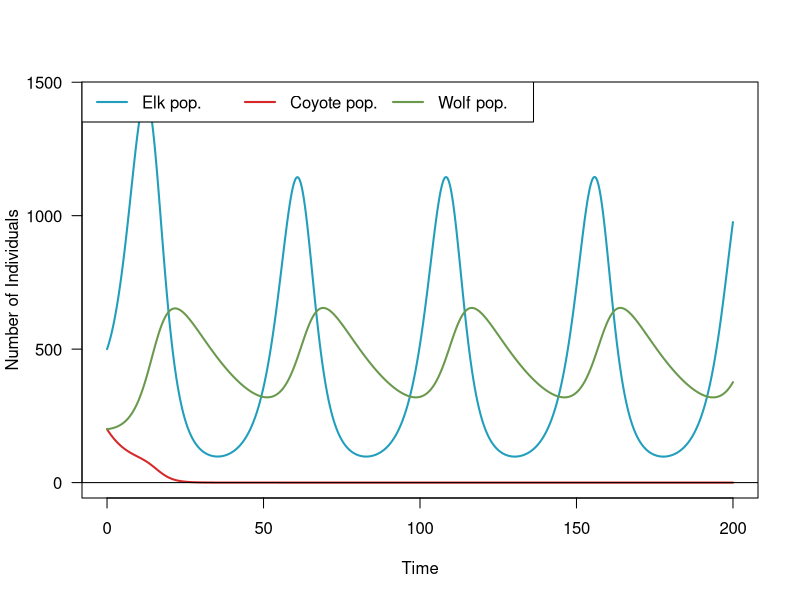
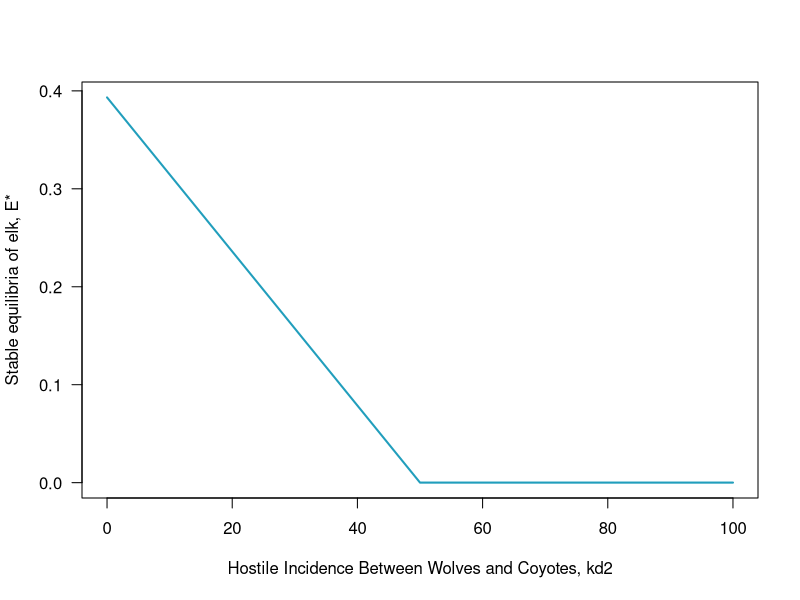
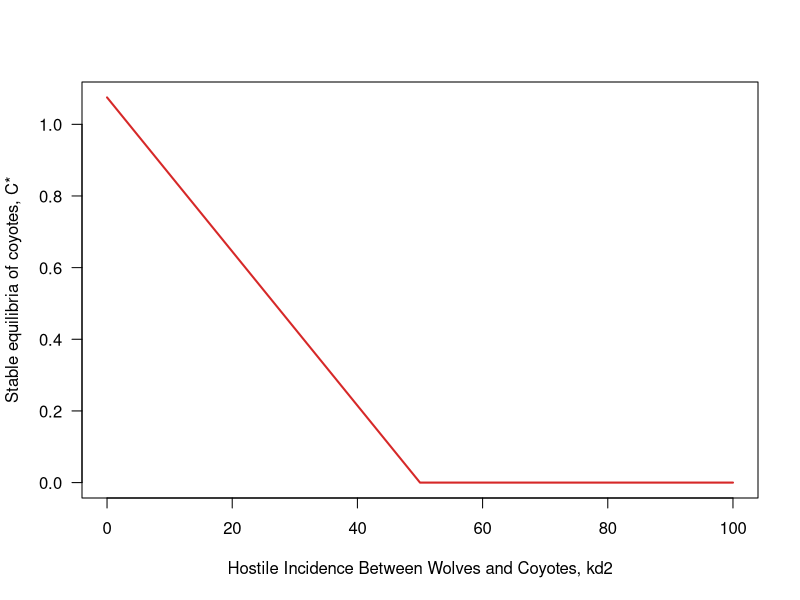
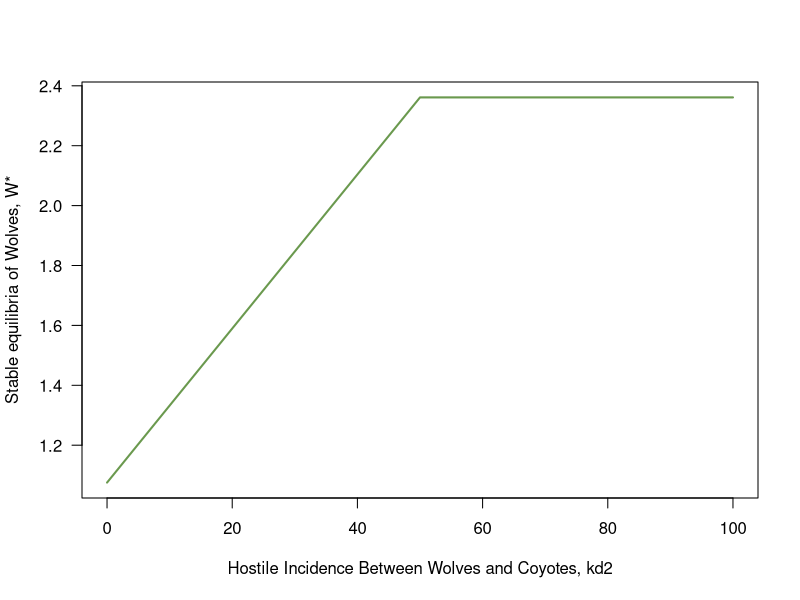

Source code (R) for these figures, in order:
## ---- chunk 1
knitr::opts_chunk$set(echo = TRUE)
## ---- chunk 2
# Set variable colors for plots
 Ecol <- "#219ebc"
 Ccol <- "#d62828"
 Wcol <- "#6a994e"
## ---- chunk 3
# Set variables based on conference paper
E0 <- 500#1.67 * (10^(4)) # Define initial elk population
C0 <- 200 # Define initial coyote population
W0 <- 200 # Define initial wolf population

# Set parameters based on conference paper
kp1 <- 0.467  # Define elk growth rate
pec <- 0.001#0.0788  # Define predation rate of coyotes on elk
pew <- pec#0.001  # Define predation rate of wolves on elk
kd1 <- 0.04251 # Define natural decay of coyotes given lack of food
kp2 <- 0.1*pec  # Define proliferation rate of coyotes
kd2 <- 0.0005#4.96  # Define hostile incidents between wolves and coyotes since reintroduction
kd3 <- kd1#0.0281  # Define natural decay rate of wolves 
kp3 <- 0.1*pew # Define proliferation rate of wolves given sustenance


# Create time vector of length 100000
tset <- seq(from = 0, to = 200, by = .001)

E.simu <- NaN*tset # Create empty holding vector
E.simu[1] <- E0 # Store initial population value in vector

C.simu <- NaN*tset # Create empty holding vector
C.simu[1] <- C0 # Store initial population value in vector

W.simu <- NaN*tset # Create empty holding vector
W.simu[1] <- W0 # Store initial population value in vector

# Initiate for loop, start in second slot due to initial condition
for(i in 2:length(tset)){
  dt <- tset[i] - tset[i-1] # Find change in time
  
  # Assign temporary population variables
  E <- E.simu[i-1] # Extract number of elk at previous timestep
  C <- C.simu[i-1] # Extract number of coyote at previous timestep
  W <- W.simu[i-1] # Extract number of wolves at previous timestep
  
  # Calculate population rate of change
  dE <- ((kp1*E) + (-pec*E*C) + (-pew*E*W)) * dt # Find elk population over time
  dC <- ((-kd1*C) + (kp2*E*C) + (-kd2*C*W)) * dt # Find coyote population over time
  dW <- ((-kd3*W) + (kp3*E*W)) * dt # Find wolf population over time
  
  # Calculate population change
  E.simu[i] <- E + dE # Current elk population at timestep
  C.simu[i] <- C + dC # Current coyote population at timestep
  W.simu[i] <- W + dW # Current wolf population at timestep
}

# Plot N as a function of time
plot(x = tset, # Add time vector to x axis
     y = E.simu, # Add elk population size to y axis
     type = "l", # Set type to "Lines"
     col = Ecol, # Specify line color
     las = 1, # Change orientation of tick marks to be horizontal
     lwd = 2, # Set line width to 2
     ylim = c(min(c(E.simu,C.simu,W.simu),na.rm=T),max(c(E.simu,C.simu,W.simu),na.rm = T)),
     xlab = "Time", # Set x axis label
     ylab = "Number of Individuals") # Set y axis label,
lines(x = tset, # Add time vector to x axis
      y = C.simu, # Add coyote population size to y axis
      col = Ccol, # Specify line color
      lwd = 2) # Set line width to 2
lines(x = tset, # Add time vector to x axis
      y = W.simu, # Add wolf population size to y axis
      col = Wcol, # Specify line color
      lwd = 2) # Set line width to 2
abline(h = 0) # Add horizontal line at x = 0
legend(x = 'topleft',inset=c(0,0), # Set legend position
       lwd = 2, # Set line width to 2
       legend = c("Elk pop.", "Coyote pop.", "Wolf pop."), # Set item labels
       col = c(Ecol, Ccol, Wcol), # Set item colors
       horiz = TRUE) # Set legend vertically
## ---- chunk 4
# Check start/end values of the simulations
head(E.simu)
tail(E.simu)

head(C.simu)
tail(C.simu)

head(W.simu)
tail(W.simu)
## ---- chunk 5
##Bifurcation diagram

## a. Selecting the x-axis for our bifurcation diagram
kd2_set <- seq(from = 0, to = 100, by = 50) 

## b. Calculating the equilibrium points for each value of Y


## Storage variables for our two state variables of interest. 

Estarset <- NaN*kd2_set # holding vector for equilibrium prey population size corresponding to each value of Y in Yset 
Cstarset <- NaN*kd2_set # holding vector for equilibrium prey population size corresponding to each value of Y in Yset 
Wstarset <- NaN*kd2_set # holding vector for equilibrium prey population size corresponding to each value of Y in Yset 
### For loop

for(j in 1:length(kd2_set)){ # for each element j from 1 to the length of Yset
  # assign the value of Y
	kd2 <- kd2_set[j] # set Y equal to the jth element of Yset
	
	# now simulate the model with this value of Y:
	# create holding vectors for predator and prey populations and fill in initial conditions
	E.simu <- NaN*tset # holding vector for the prey population 
	E.simu[1] <- 1 # fill in initial prey size
	C.simu <- NaN*tset # holding vector for the predator population
	C.simu[1] <- 1 # fill in initial predator size
	W.simu <- NaN*tset # holding vector for the predator population
	W.simu[1] <- 1 # fill in initial predator size
	
	for(i in 2:length(tset)){ # for each element i from 2 to length of tset
	  # calculating change in time
		dt <- tset[i]-tset[i-1]
		
		# storing temporary variables
		E <- E.simu[i-1] # call the prey population size at the previous timepoint X
		C <- C.simu[i-1] # call the predator population size at the previous timepoint X
		W <- W.simu[i-1]
		
		 # Calculate population rate of change
  dE <- ((kp1*E) + (-pec*E*C) + (-pew*E*W)) * dt # Find elk population over time
  dC <- ((-kd1*C) + (kp2*E*C) + (-kd2*C*W)) * dt # Find coyote population over time
  dW <- ((-kd3*W) + (kp3*E*W)) * dt # Find wolf population over time
		
		 # Calculate population change
  E.simu[i] <- E + dE # Current elk population at timestep
  C.simu[i] <- C + dC # Current coyote population at timestep
  W.simu[i] <- W + dW # Current wolf population at timestep
		
	} # end of model simulation
	
	# storing last population size (equilibrium population size) in holding the "starset" holding vectors
	Estarset[j] <- E.simu[length(tset)] # prey population size at the end of the simulation with Y = Yset[j]
	Cstarset[j] <- C.simu[length(tset)] # predator population size at the end of the simulation with Y = Yset[j]
	Wstarset[j] <- W.simu[length(tset)] # predator population size at the end of the simulation with Y = Yset[j]
	
}# end of our outer for loop that iterates over each element in kd2_set

## c. Examining the results

## We can now make bifurcation diagrams for both X and P.

# plot stable equilibria of predator (Pstarset) against density of alternate prey (Yset)
plot(x = kd2_set, y = Estarset, # x = density of alternate prey, y = equilibrium predator population size
     type = 'l', lwd = 2, col = Ecol, las = 1, # plot aesthetics
     xlab = 'Hostile Incidence Between Wolves and Coyotes, kd2', ylab = 'Stable equilibria of elk, E*') # axis labels

# plot stable equilibria of prey (Xstarset) against density of alternate prey (Yset)
plot(x = kd2_set, y = Cstarset, # x = density of alternate prey, y = equilibrium prey population size
     type = 'l', lwd = 2, col = Ccol, las = 1, # plot aesthetics
     xlab = 'Hostile Incidence Between Wolves and Coyotes, kd2', ylab = 'Stable equilibria of coyotes, C*')# axis labels

# plot stable equilibria of prey (Xstarset) against density of alternate prey (Yset)
plot(x = kd2_set, y = Wstarset, # x = density of alternate prey, y = equilibrium prey population size
     type = 'l', lwd = 2, col = Wcol, las = 1, # plot aesthetics
     xlab = 'Hostile Incidence Between Wolves and Coyotes, kd2', ylab = 'Stable equilibria of Wolves, W*')# axis labels
## ---- chunk 6
# xlim at 1
head(Estarset)
tail(Estarset)
